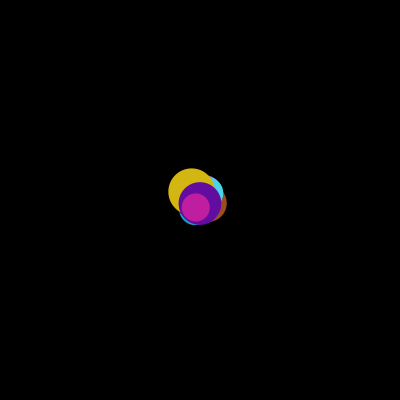
Frame 1 (no input)
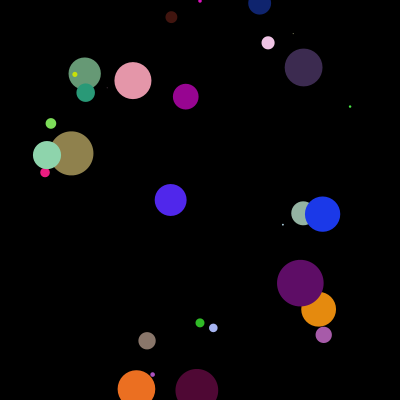
Frame 60 (the mouse pressed at the canvas centre just before this capture)
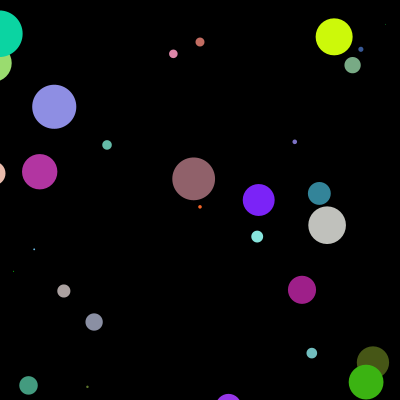
Frame 120 (the mouse held since frame 60 and released just before this capture)

The Processing sketch that drew these frames (run headless with seeded random() and noise(); from frame 60 on, the mouse is pressed at the canvas centre):

// Processing sketch: processing_49076
// ── processing_49076.pde


//declare variable

float myFloat  = 50;

//instruction to create new circle

Circle [] circles = new Circle [30];

//Circle myCircle = new Circle (50,50,10);
//Circle myCircle2 = new Circle (150,150,20);
//Circle myCircle3 = new Circle (250,250,30);

  void setup () {
    
    size (400,400);
    smooth ();
    noStroke(); //no outline
    
    for (int i=0; i<circles.length; i++) {
      circles[i] = new Circle (200,200,random(50)); //changes size to random from 0-50
    }
    
  //  myCircle2.x = 300; //add more and rename 1,2,3 then change position using .x/y = ...
  //  myCircle3.x = 400;
  
}


  void draw () {
  
  
    background (0);
    
    for (int i=0; i<circles.length;i++) {
    
    circles[i].checkCollisions ();
    
    
    circles[i].update (); //call the update for the speed of the circle
    
    
    //call function that belongs to circle
    
    circles[i].drawCircle();  //this draws up the functions of the circle
    
    }
}
//defining the circle - what its going to be like
  class Circle {
    
     float x;
     float y;
     
     float xspeed;
     float yspeed;

     float circleSize;
     
     //properties of the circle class
     
     //methods of this circle class
     Circle (float  xpos, float ypos, float cSize) { 
       
       x = xpos;
       y = ypos;
       circleSize = cSize;
       
       xspeed = random (-10,10); //create a speed for the circles
       yspeed = random (-10,10); //adding random changes speed from -10 backwards speed to +10 forwards speed
       
     }
     
     void update () { //update function as another class to the circle
       x += xspeed;
       y += yspeed;
       
     }
     
     void checkCollisions () { //check the collisions of the balls with wall
                                 //stops it goin outside box
       if ( (x<0) || (x>width)) {
         xspeed = -xspeed;    //if x is less than or bigger than box minus the speed.
       }
    
      if ( (y<0)  || (y>height)) {
         yspeed = -yspeed;
      } 
     }
  
  void drawCircle () {
    
    fill (random (255), random (255), random (255));
    ellipse (x,y,circleSize,circleSize);
  }
  
}
